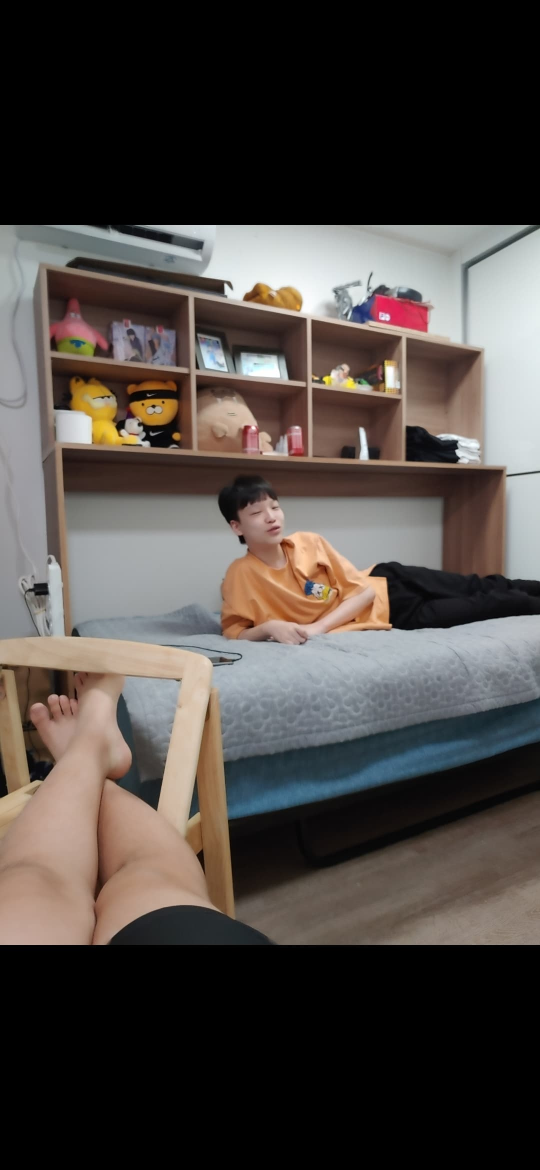
#> input picture dog.png, 1080 x 2340 px (shown at 1/2 size)
$ python clean.py
#> lines starting #> are read from the running program, lines starting #| are printed output that depends on the picture; long printed decimals are rounded
import cv2
from matplotlib import image
import matplotlib.pyplot as plt
import numpy as np
from math import sqrt, floor, ceil
from PIL import Image
import math
from skimage import data
from skimage.metrics import peak_signal_noise_ratio, structural_similarity

image_scale = 0

def read_image(path):

    img = cv2.imread(path)  # path , cv2.IMREAD_GRAYSCALE

    '''
    cv2.imwrite("./asda.png", img)
    print(img)
    dimg = Image.fromarray(img)
    dimg.save("./asda.png")
    dimg.show()
    '''

    size = img.shape
    dimension = (size[0], size[1])

    return img, size, dimension

def image_change_scale(img, dimension, scale=100, interpolation=cv2.INTER_LINEAR):
    scale /= 100
    new_dimension = (int(dimension[1]*scale), int(dimension[0]*scale))
    resized_img = cv2.resize(img, new_dimension, interpolation=interpolation)
    return resized_img

def show_result(images_list):
    global image_scale

    titles = list(images_list.keys())
    images = list(images_list.values())

    fig, axs = plt.subplots(2, 3)
    fig.suptitle(f'{image_scale} Percent of the original size', fontsize=16)

    axs[0, 0].set_title(titles[0])
    axs[0, 0].imshow(cv2.cvtColor(images[0], cv2.COLOR_BGR2RGB))

    axs[0, 1].set_title(titles[1])
    axs[0, 1].imshow(cv2.cvtColor(images[1], cv2.COLOR_BGR2RGB))

    axs[0, 2].set_title(titles[2])
    axs[0, 2].imshow(cv2.cvtColor(images[2], cv2.COLOR_BGR2RGB))

    axs[1, 0].set_title(titles[3])
    axs[1, 0].imshow(cv2.cvtColor(images[3], cv2.COLOR_BGR2RGB))

    axs[1, 1].set_title(titles[4])
    axs[1, 1].imshow(cv2.cvtColor(images[4], cv2.COLOR_BGR2RGB))

    axs[1, 2].set_title(titles[5])
    axs[1, 2].imshow(cv2.cvtColor(images[5], cv2.COLOR_BGR2RGB))

def result_comparison(error_list, error_type):

    interpolation_methods = ["Nearest Neighbor",
                             "Bilinear", "Cubiclinear", "Lanczos"]

    print(f"\n........................{error_type} error calculation between the smalled image and the original image............................\n")
    print(f"{interpolation_methods[0]} Error Rate: {error_list[0]}")
    print(f"{interpolation_methods[1]} Error Rate: {error_list[1]}")
    print(f"{interpolation_methods[2]} Error Rate: {error_list[2]}")
    print(f"{interpolation_methods[3]} Error Rate: {error_list[3]}")

def addlabels(x,y):
    for i in range(len(x)):
        plt.text(i, y[i]*1.1, round(y[i], 4), ha = 'center', Bbox = dict(facecolor='none', edgecolor='blue', alpha =.8))

def main():
    global image_scale
    images_list = {}

    # Read Image
    img, size, dimension = read_image("./dog.png")
#> in read_image, img is the input picture: shape (2340, 1080, 3); mean B, G, R 67.5, 71.3, 77.5
#> size = (2340, 1080, 3); dimension = (2340, 1080)
    print(f"Image size is: {size}")
#| Image size is: (2340, 1080, 3)
    images_list['Original Image'] = img

    # Change Image Size
    scale_percent = 20 # percent of original image size
    image_scale = scale_percent
    resized_img = image_change_scale(img, dimension, scale_percent)
#> in image_change_scale, `new_dimension = (int(dimension[1]*scale), int(dimension[0]*scale))`: new_dimension = (216, 468)
#> in image_change_scale, `resized_img = cv2.resize(img, new_dimension, interpolation=interpolati..`:
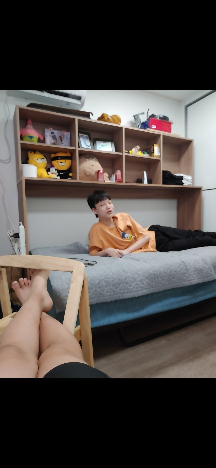
#> resized_img: shape (468, 216, 3); mean B, G, R 67.5, 71.3, 77.5
    print(f"Smalled Image size is: {resized_img.shape}")
#| Smalled Image size is: (468, 216, 3)
    images_list['Smalled Image'] = resized_img

    # Change image to original size using nearest neighbor interpolation
    nn_img = image_change_scale(
        resized_img, dimension, interpolation=cv2.INTER_NEAREST)
    images_list['Nearest Neighbor Interpolation'] = nn_img

    # Change image to original size using bilinear interpolation
    bil_img = image_change_scale(
        resized_img, dimension, interpolation=cv2.INTER_LINEAR)
    images_list['Bilinear Interpolation'] = bil_img

    # Change image to original size using cubiclinear interpolation (4*4 pixel neighborhood)
    cubic_img = image_change_scale(
        resized_img, dimension, interpolation=cv2.INTER_CUBIC)
    images_list['CubicLinear Interpolation'] = cubic_img

    # Change image to original size using lanczos interpolation (8*8 pixel neighborhood)
    czos_img = image_change_scale(
        resized_img, dimension, interpolation=cv2.INTER_LANCZOS4)
    images_list['Lanczos Interpolation'] = czos_img

    # error calculate between the smalled image and the original image
    error_list_psnr = []
    error_list_psnr.append(peak_signal_noise_ratio(nn_img, img))
    error_list_psnr.append(peak_signal_noise_ratio(bil_img, img))
    error_list_psnr.append(peak_signal_noise_ratio(cubic_img, img))
    error_list_psnr.append(peak_signal_noise_ratio(czos_img, img))

    error_list_ssim = []
    error_list_ssim.append(structural_similarity(nn_img, img, channel_axis=2))
    error_list_ssim.append(structural_similarity(bil_img, img, channel_axis=2))
    error_list_ssim.append(structural_similarity(cubic_img, img, channel_axis=2))
    error_list_ssim.append(structural_similarity(czos_img, img, channel_axis=2))

    # Show Result
    show_result(images_list)
#> in show_result, `titles = list(images_list.keys())`: titles = ['Original Image', 'Smalled Image', 'Nearest Neighbor Interpolation', 'Bilinear Interpolation', 'CubicLinear Interpolation', 'Lanczos Interpolation']
#> in show_result, `images = list(images_list.values())`: images = 6 items

    # Result Comparison
    result_comparison(error_list_psnr, "PSNR")
#| Nearest Neighbor Error Rate: 31.127
#| Bilinear Error Rate: 33.263
#| Cubiclinear Error Rate: 33.506
#| Lanczos Error Rate: 33.340
    result_comparison(error_list_ssim, "SSIM")
#| Nearest Neighbor Error Rate: 0.934
#| Bilinear Error Rate: 0.9621
#| Cubiclinear Error Rate: 0.96
#| Lanczos Error Rate: 0.9514

    interpolation_methods = ["Nearest Neighbor",
                             "Bilinear", "Cubiclinear", "Lanczos"]


    plt.figure()
    plt.bar(interpolation_methods, error_list_psnr, color=[
            'red', 'blue', 'purple', 'green'])

    plt.title("PSNR Values")
    addlabels(interpolation_methods, error_list_psnr)
#> the loop in addlabels, `for i in range(len(x)):` made 1 pass
    plt.ylim(0,100)
    plt.figure()
    plt.bar(interpolation_methods, error_list_ssim, color=[
            'red', 'blue', 'purple', 'green'])

    plt.title("SSIM Values")
    addlabels(interpolation_methods, error_list_ssim)
    plt.ylim(0, 1)

    plt.show()
    cv2.waitKey(0)
    cv2.destroyAllWindows()

if __name__ == "__main__":
#> (the run stopped early here; a loop or call above may not have finished)
